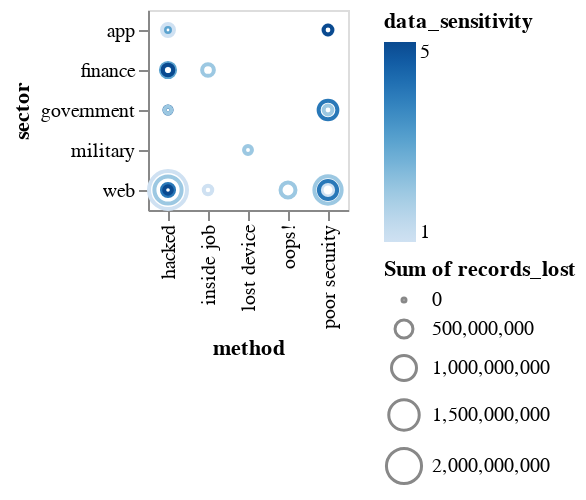

The cell this chart's notebook holds for it:
### Code cell
scatter_some_sectors = alt.Chart(selected_sectors).mark_point().encode(
    x = "method",
    y = "sector",
    size = "sum(records_lost)",
    color = "data_sensitivity"
)

# Show the plot
scatter_some_sectors

### Figure 1 — Vega-Lite specification as saved in the notebook (floating-point values rounded to 4 significant figures)
{"$schema": "https://vega.github.io/schema/vega-lite/v4.17.0.json", "config": {"view": {"continuousHeight": 300, "continuousWidth": 400}}, "data": {"name": "data-a80691556cf25235d1b3472870a70d81"}, "datasets": {"data-a80691556cf25235d1b3472870a70d81": [{"data_sensitivity": 2, "date": "2021-09-01T00:00:00", "index": 5, "method": "poor security", "organisation": "Thailand visitors", "records_lost": 100000000, "sector": "government", "source_name": "South China Morning Post", "year": 2021}, {"data_sensitivity": 1, "date": "2021-07-01T00:00:00", "index": 10, "method": "hacked", "organisation": "Linkedin", "records_lost": 700000000, "sector": "web", "source_name": "9 to 5 mac", "year": 2021}, {"data_sensitivity": 2, "date": "2021-02-01T00:00:00", "index": 21, "method": "hacked", "organisation": "Experian Brazil", "records_lost": 220000000, "sector": "finance", "source_name": "ZDNet", "year": 2021}, {"data_sensitivity": 3, "date": "2020-12-01T00:00:00", "index": 28, "method": "hacked", "organisation": "SolarWinds", "records_lost": 50000000, "sector": "app", "source_name": "New York Times", "year": 2020}, {"data_sensitivity": 1, "date": "2020-01-01T00:00:00", "index": 41, "method": "poor security", "organisation": "Microsoft", "records_lost": 250000000, "sector": "web", "source_name": "Forbes", "year": 2020}, {"data_sensitivity": 2, "date": "2019-05-01T00:00:00", "index": 56, "method": "hacked", "organisation": "Canva", "records_lost": 139000000, "sector": "web", "source_name": "ZDNet", "year": 2019}, {"data_sensitivity": 1, "date": "2019-02-01T00:00:00", "index": 62, "method": "hacked", "organisation": "Dubsmash", "records_lost": 162000000, "sector": "web", "source_name": "The Register", "year": 2019}, {"data_sensitivity": 1, "date": "2019-02-01T00:00:00", "index": 63, "method": "hacked", "organisation": "ShareThis", "records_lost": 41000000, "sector": "web", "source_name": "The Register", "year": 2019}, {"data_sensitivity": 2, "date": "2019-05-01T00:00:00", "index": 86, "method": "poor security", "organisation": "Indian citizens", "records_lost": 275265298, "sector": "web", "source_name": "Bleeping Computer", "year": 2019}, {"data_sensitivity": 3, "date": "2019-07-01T00:00:00", "index": 88, "method": "hacked", "organisation": "Capital One", "records_lost": 100000000, "sector": "finance", "source_name": "Forbes", "year": 2019}, {"data_sensitivity": 2, "date": "2019-09-01T00:00:00", "index": 90, "method": "poor security", "organisation": "Facebook", "records_lost": 419000000, "sector": "web", "source_name": "Fast Company", "year": 2019}, {"data_sensitivity": 2, "date": "2018-12-01T00:00:00", "index": 98, "method": "poor security", "organisation": "Chinese resume leak", "records_lost": 202000000, "sector": "web", "source_name": "HackenProof", "year": 2018}, {"data_sensitivity": 2, "date": "2018-12-01T00:00:00", "index": 99, "method": "poor security", "organisation": "Google+", "records_lost": 52500000, "sector": "web", "source_name": "The Verge", "year": 2018}, {"data_sensitivity": 1, "date": "2018-12-01T00:00:00", "index": 100, "method": "hacked", "organisation": "Quora", "records_lost": 100000000, "sector": "web", "source_name": "NY Times", "year": 2018}, {"data_sensitivity": 1, "date": "2018-03-01T00:00:00", "index": 103, "method": "hacked", "organisation": "Facebook", "records_lost": 50000000, "sector": "web", "source_name": "Guardian", "year": 2018}, {"data_sensitivity": 1, "date": "2018-06-01T00:00:00", "index": 106, "method": "hacked", "organisation": "MyHeritage", "records_lost": 92283889, "sector": "web", "source_name": "Bloomberg", "year": 2018}, {"data_sensitivity": 1, "date": "2018-03-01T00:00:00", "index": 112, "method": "hacked", "organisation": "MyFitnessPal", "records_lost": 150000000, "sector": "app", "source_name": "Guardian", "year": 2018}, {"data_sensitivity": 1, "date": "2018-06-01T00:00:00", "index": 114, "method": "poor security", "organisation": "Nametests", "records_lost": 120000000, "sector": "app", "source_name": "Medium", "year": 2018}, {"data_sensitivity": 5, "date": "2018-06-01T00:00:00", "index": 116, "method": "poor security", "organisation": "Firebase", "records_lost": 100000000, "sector": "app", "source_name": "Bleeping Computer", "year": 2018}, {"data_sensitivity": 4, "date": "2018-03-01T00:00:00", "index": 117, "method": "poor security", "organisation": "Aadhaar", "records_lost": 550000000, "sector": "government", "source_name": "ZDNet", "year": 2018}, {"data_sensitivity": 2, "date": "2018-05-01T00:00:00", "index": 121, "method": "poor security", "organisation": "LocalBlox", "records_lost": 48000000, "sector": "web", "source_name": "UpGuard", "year": 2018}, {"data_sensitivity": 1, "date": "2017-11-01T00:00:00", "index": 139, "method": "hacked", "organisation": "Uber", "records_lost": 57000000, "sector": "app", "source_name": "Bloomberg", "year": 2017}, {"data_sensitivity": 4, "date": "2017-08-01T00:00:00", "index": 142, "method": "poor security", "organisation": "Spambot", "records_lost": 520000000, "sector": "web", "source_name": "The Guardian", "year": 2017}, {"data_sensitivity": 2, "date": "2017-03-01T00:00:00", "index": 149, "method": "oops!", "organisation": "River City Media", "records_lost": 340000000, "sector": "web", "source_name": "Guardian", "year": 2017}, {"data_sensitivity": 4, "date": "2017-09-01T00:00:00", "index": 159, "method": "hacked", "organisation": "Equifax", "records_lost": 143000000, "sector": "finance", "source_name": "UK Gov", "year": 2017}, {"data_sensitivity": 1, "date": "2016-05-01T00:00:00", "index": 161, "method": "hacked", "organisation": "LinkedIn", "records_lost": 117000000, "sector": "web", "source_name": "CNN", "year": 2016}, {"data_sensitivity": 1, "date": "2016-05-01T00:00:00", "index": 162, "method": "hacked", "organisation": "Tumblr", "records_lost": 65000000, "sector": "web", "source_name": "Vice", "year": 2016}, {"data_sensitivity": 2, "date": "2016-09-01T00:00:00", "index": 163, "method": "hacked", "organisation": "Yahoo", "records_lost": 500000000, "sector": "web", "source_name": "CNBC", "year": 2016}, {"data_sensitivity": 5, "date": "2016-04-01T00:00:00", "index": 165, "method": "hacked", "organisation": "Philippines’ Commission on Elections", "records_lost": 55000000, "sector": "government", "source_name": "Trend Micro", "year": 2016}, {"data_sensitivity": 2, "date": "2016-04-01T00:00:00", "index": 168, "method": "hacked", "organisation": "Turkish citizenship database", "records_lost": 49611709, "sector": "government", "source_name": "Business Insider", "year": 2016}, {"data_sensitivity": 4, "date": "2016-06-01T00:00:00", "index": 179, "method": "hacked", "organisation": "VK", "records_lost": 171000000, "sector": "web", "source_name": "Motherboard", "year": 2016}, {"data_sensitivity": 1, "date": "2016-05-01T00:00:00", "index": 182, "method": "hacked", "organisation": "MySpace", "records_lost": 164000000, "sector": "web", "source_name": "Vice", "year": 2016}, {"data_sensitivity": 1, "date": "2016-12-01T00:00:00", "index": 186, "method": "hacked", "organisation": "Dailymotion", "records_lost": 85200000, "sector": "web", "source_name": "ZDNet", "year": 2016}, {"data_sensitivity": 4, "date": "2016-10-01T00:00:00", "index": 187, "method": "hacked", "organisation": "Weebly", "records_lost": 43000000, "sector": "web", "source_name": "Tech Crunch", "year": 2016}, {"data_sensitivity": 1, "date": "2016-11-01T00:00:00", "index": 190, "method": "hacked", "organisation": "Friend Finder Network", "records_lost": 412000000, "sector": "web", "source_name": "ZDNet", "year": 2016}, {"data_sensitivity": 2, "date": "2015-12-01T00:00:00", "index": 197, "method": "poor security", "organisation": "Deep Root Analytics", "records_lost": 198000000, "sector": "web", "source_name": "Reuters, UpGuard", "year": 2015}, {"data_sensitivity": 5, "date": "2015-11-01T00:00:00", "index": 210, "method": "hacked", "organisation": "Securus Technologies", "records_lost": 70000000, "sector": "web", "source_name": "The Intercept", "year": 2015}, {"data_sensitivity": 1, "date": "2014-05-01T00:00:00", "index": 224, "method": "hacked", "organisation": "Ebay", "records_lost": 145000000, "sector": "web", "source_name": "Business Insider", "year": 2014}, {"data_sensitivity": 3, "date": "2014-10-01T00:00:00", "index": 227, "method": "hacked", "organisation": "JP Morgan Chase", "records_lost": 76000000, "sector": "finance", "source_name": "Deal Book", "year": 2014}, {"data_sensitivity": 5, "date": "2013-07-01T00:00:00", "index": 237, "method": "hacked", "organisation": "Massive American business hack", "records_lost": 160000000, "sector": "finance", "source_name": "Technology Review", "year": 2013}, {"data_sensitivity": 1, "date": "2013-04-01T00:00:00", "index": 242, "method": "hacked", "organisation": "Living Social", "records_lost": 50000000, "sector": "web", "source_name": "Naked Security, New York Times", "year": 2013}, {"data_sensitivity": 2, "date": "2016-12-01T00:00:00", "index": 243, "method": "hacked", "organisation": "Yahoo", "records_lost": 550000000, "sector": "web", "source_name": "NY Times, BBC", "year": 2013}, {"data_sensitivity": 1, "date": "2013-03-01T00:00:00", "index": 259, "method": "hacked", "organisation": "Evernote", "records_lost": 50000000, "sector": "web", "source_name": "Wired, Digital Trends", "year": 2013}, {"data_sensitivity": 2, "date": "2013-10-01T00:00:00", "index": 266, "method": "inside job", "organisation": "Court Ventures", "records_lost": 200000000, "sector": "finance", "source_name": "NY Times, Gov Tech", "year": 2013}, {"data_sensitivity": 1, "date": "2016-09-01T00:00:00", "index": 287, "method": "hacked", "organisation": "Last.fm", "records_lost": 43500000, "sector": "web", "source_name": "ZD Net", "year": 2012}, {"data_sensitivity": 1, "date": "2016-08-01T00:00:00", "index": 294, "method": "hacked", "organisation": "Dropbox", "records_lost": 68700000, "sector": "web", "source_name": "The Telegraph", "year": 2012}, {"data_sensitivity": 3, "date": "2009-01-01T00:00:00", "index": 345, "method": "hacked", "organisation": "Heartland", "records_lost": 130000000, "sector": "finance", "source_name": "Dark Reading", "year": 2009}, {"data_sensitivity": 2, "date": "2009-10-01T00:00:00", "index": 353, "method": "lost device ", "organisation": "US Military", "records_lost": 76000000, "sector": "military", "source_name": "Wired", "year": 2009}, {"data_sensitivity": 1, "date": "2004-06-01T00:00:00", "index": 391, "method": "inside job", "organisation": "AOL", "records_lost": 92000000, "sector": "web", "source_name": "CNN", "year": 2004}]}, "encoding": {"color": {"field": "data_sensitivity", "type": "quantitative"}, "size": {"aggregate": "sum", "field": "records_lost", "type": "quantitative"}, "x": {"field": "method", "type": "nominal"}, "y": {"field": "sector", "type": "nominal"}}, "mark": "point"}
